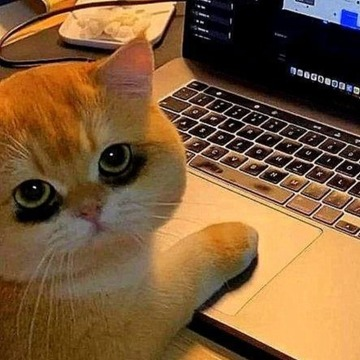
#> input picture Computer_Vision/cat.bmp, 360 x 360 px
$ python 05_Contrast.py
#> lines starting #> are read from the running program, lines starting #| are printed output that depends on the picture
import cv2

def contrast1():
    src = cv2.imread('cat.bmp', cv2.IMREAD_GRAYSCALE)

    if src is None:
        print('Image load failed!')
        return

    s = 2.0
    dst = cv2.multiply(src, s)

    cv2.imshow('src', src)
    cv2.imshow('dst', dst)
    cv2.waitKey()
    cv2.destroyAllWindows()


def contrast2():
    src = cv2.imread('cat.bmp', cv2.IMREAD_GRAYSCALE)
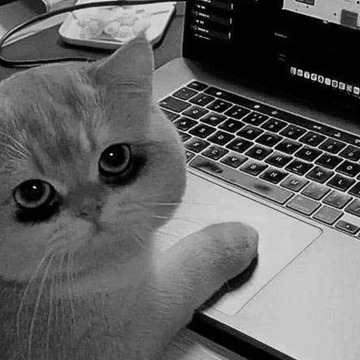
#> src: shape (360, 360); min 0, max 255, mean 97.3

    if src is None:
        print('Image load failed!')
        return

    alpha = 1.0
    dst = cv2.convertScaleAbs(src, alpha=1+alpha, beta=-128*alpha)
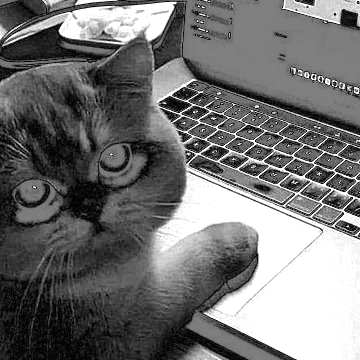
#> dst: shape (360, 360); min 0, max 255, mean 114.2

    cv2.imshow('src', src)
    cv2.imshow('dst', dst)
    cv2.waitKey()
    cv2.destroyAllWindows()


contrast2()
